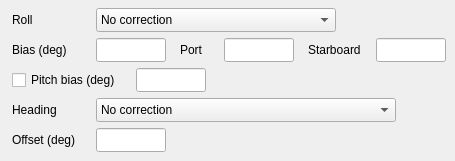
   <widget class="QWidget" name="tabBias">
    <attribute name="title">
     <string>Roll / pitch / heading</string>
    </attribute>
    <widget class="QLabel" name="lblRoll">
     <property name="geometry">
      <rect>
       <x>12</x>
       <y>8</y>
       <width>80</width>
       <height>24</height>
      </rect>
     </property>
     <property name="text">
      <string>Roll</string>
     </property>
    </widget>
    <widget class="QComboBox" name="cbRoll">
     <property name="geometry">
      <rect>
       <x>96</x>
       <y>8</y>
       <width>240</width>
       <height>24</height>
      </rect>
     </property>
     <property name="toolTip">
      <string>Roll bias correction (ROLLBIASMODE).</string>
     </property>
     <property name="parKey" stdset="0">
      <string>ROLLBIASMODE</string>
     </property>
     <item>
      <property name="text">
       <string>No correction</string>
      </property>
     </item>
     <item>
      <property name="text">
       <string>One roll bias</string>
      </property>
     </item>
     <item>
      <property name="text">
       <string>Port and starboard biases</string>
      </property>
     </item>
    </widget>
    <widget class="QLabel" name="lblRollBias">
     <property name="geometry">
      <rect>
       <x>12</x>
       <y>38</y>
       <width>80</width>
       <height>24</height>
      </rect>
     </property>
     <property name="text">
      <string>Bias (deg)</string>
     </property>
    </widget>
    <widget class="QLineEdit" name="editRoll">
     <property name="geometry">
      <rect>
       <x>96</x>
       <y>38</y>
       <width>70</width>
       <height>24</height>
      </rect>
     </property>
     <property name="toolTip">
      <string>Roll bias, degrees (ROLLBIAS).</string>
     </property>
     <property name="parKey" stdset="0">
      <string>ROLLBIAS</string>
     </property>
     <property name="parDefault" stdset="0">
      <string>0</string>
     </property>
    </widget>
    <widget class="QLabel" name="lblRollPort">
     <property name="geometry">
      <rect>
       <x>180</x>
       <y>38</y>
       <width>40</width>
       <height>24</height>
      </rect>
     </property>
     <property name="text">
      <string>Port</string>
     </property>
    </widget>
    <widget class="QLineEdit" name="editRollPort">
     <property name="geometry">
      <rect>
       <x>224</x>
       <y>38</y>
       <width>70</width>
       <height>24</height>
      </rect>
     </property>
     <property name="toolTip">
      <string>Port roll bias, degrees (ROLLBIASPORT).</string>
     </property>
     <property name="parKey" stdset="0">
      <string>ROLLBIASPORT</string>
     </property>
     <property name="parDefault" stdset="0">
      <string>0</string>
     </property>
    </widget>
    <widget class="QLabel" name="lblRollStbd">
     <property name="geometry">
      <rect>
       <x>308</x>
       <y>38</y>
       <width>64</width>
       <height>24</height>
      </rect>
     </property>
     <property name="text">
      <string>Starboard</string>
     </property>
    </widget>
    <widget class="QLineEdit" name="editRollStbd">
     <property name="geometry">
      <rect>
       <x>376</x>
       <y>38</y>
       <width>70</width>
       <height>24</height>
      </rect>
     </property>
     <property name="toolTip">
      <string>Starboard roll bias, degrees (ROLLBIASSTBD).</string>
     </property>
     <property name="parKey" stdset="0">
      <string>ROLLBIASSTBD</string>
     </property>
     <property name="parDefault" stdset="0">
      <string>0</string>
     </property>
    </widget>
    <widget class="QCheckBox" name="chkPitch">
     <property name="geometry">
      <rect>
       <x>12</x>
       <y>68</y>
       <width>120</width>
       <height>24</height>
      </rect>
     </property>
     <property name="toolTip">
      <string>Correct the pitch by a bias (PITCHBIASMODE).</string>
     </property>
     <property name="text">
      <string>Pitch bias (deg)</string>
     </property>
     <property name="parKey" stdset="0">
      <string>PITCHBIASMODE</string>
     </property>
    </widget>
    <widget class="QLineEdit" name="editPitch">
     <property name="geometry">
      <rect>
       <x>136</x>
       <y>68</y>
       <width>70</width>
       <height>24</height>
      </rect>
     </property>
     <property name="toolTip">
      <string>Pitch bias, degrees (PITCHBIAS).</string>
     </property>
     <property name="parKey" stdset="0">
      <string>PITCHBIAS</string>
     </property>
     <property name="parDefault" stdset="0">
      <string>0</string>
     </property>
    </widget>
    <widget class="QLabel" name="lblHeading">
     <property name="geometry">
      <rect>
       <x>12</x>
       <y>98</y>
       <width>80</width>
       <height>24</height>
      </rect>
     </property>
     <property name="text">
      <string>Heading</string>
     </property>
    </widget>
    <widget class="QComboBox" name="cbHeading">
     <property name="geometry">
      <rect>
       <x>96</x>
       <y>98</y>
       <width>300</width>
       <height>24</height>
      </rect>
     </property>
     <property name="toolTip">
      <string>Heading correction (HEADINGMODE).</string>
     </property>
     <property name="parKey" stdset="0">
      <string>HEADINGMODE</string>
     </property>
     <item>
      <property name="text">
       <string>No correction</string>
      </property>
     </item>
     <item>
      <property name="text">
       <string>Course made good</string>
      </property>
     </item>
     <item>
      <property name="text">
       <string>Offset</string>
      </property>
     </item>
     <item>
      <property name="text">
       <string>Course made good and offset</string>
      </property>
     </item>
    </widget>
    <widget class="QLabel" name="lblHeadingOff">
     <property name="geometry">
      <rect>
       <x>12</x>
       <y>128</y>
       <width>80</width>
       <height>24</height>
      </rect>
     </property>
     <property name="text">
      <string>Offset (deg)</string>
     </property>
    </widget>
    <widget class="QLineEdit" name="editHeading">
     <property name="geometry">
      <rect>
       <x>96</x>
       <y>128</y>
       <width>70</width>
       <height>24</height>
      </rect>
     </property>
     <property name="toolTip">
      <string>Degrees added to the heading (HEADINGOFFSET).</string>
     </property>
     <property name="parKey" stdset="0">
      <string>HEADINGOFFSET</string>
     </property>
     <property name="parDefault" stdset="0">
      <string>0</string>
     </property>
    </widget>
   </widget>
